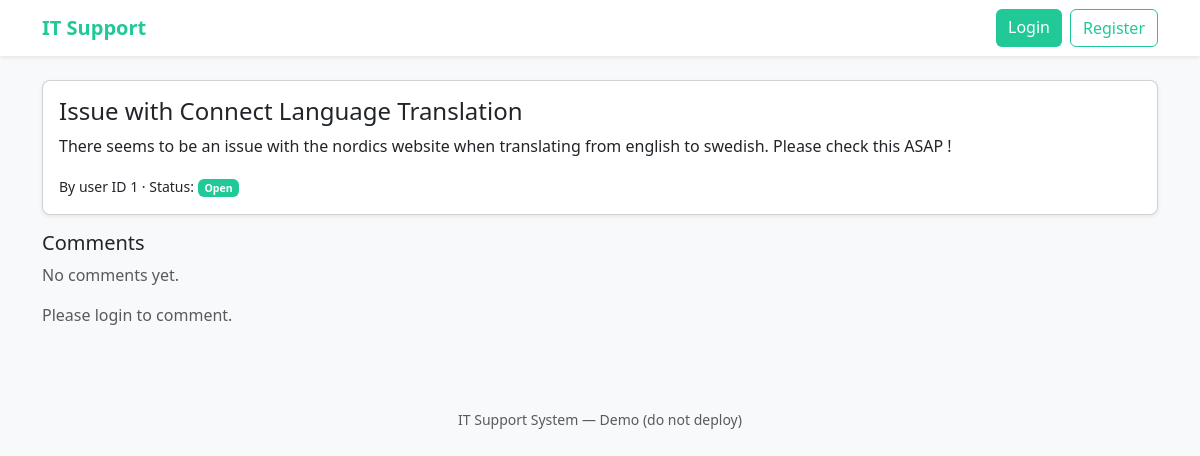
Before: /ticket/1 with the older database file.
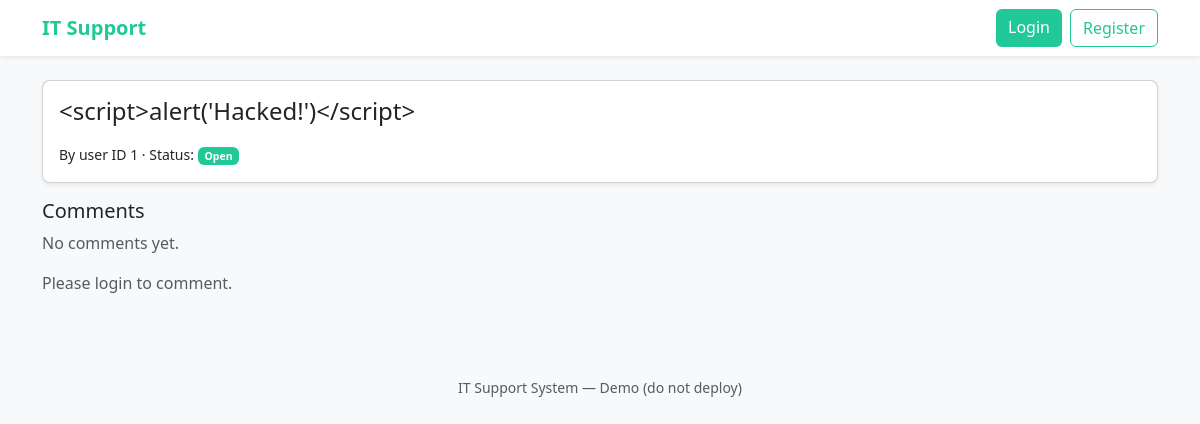
After: the same page with the newer database file.
### tables this page shows
CREATE TABLE tickets (
            id INTEGER PRIMARY KEY AUTOINCREMENT,
            title TEXT,
            description TEXT,
            creator INTEGER,
            status TEXT DEFAULT 'Open'
        );

### app.py (the view, shortened to what this page needs)
@app.route("/ticket/<int:ticket_id>", methods=["GET", "POST"])
def view_ticket(ticket_id):
    ticket = unsafe_exec(f"SELECT * FROM tickets WHERE id = {ticket_id}")
    if not ticket:
        return "Not Found", 404
    comments = unsafe_exec(f"SELECT * FROM comments WHERE ticket_id = {ticket_id}")
    return render_template("view_ticket.html", ticket=ticket[0], comments=comments)

### app.py (called while the page is built)
def get_conn():
    conn = getattr(g, "_conn", None)
    if conn is None:
        conn = sqlite3.connect(DB_PATH)
        conn.row_factory = sqlite3.Row
        g._conn = conn
    return conn

@app.teardown_appcontext
def close_conn(exc):
    conn = getattr(g, "_conn", None)
    if conn is not None:
        conn.close()

def unsafe_exec(sql):
    conn = get_conn()
    cur = conn.cursor()
    try:
        cur.execute(sql)
        if sql.strip().lower().startswith("select"):
            rows = cur.fetchall()
            conn.commit()
            return rows
        conn.commit()
        return None
    except Exception as e:
        print("SQL ERROR:", sql)
        print("Exception:", e)
        raise

### templates/view_ticket.html
{% extends "base.html" %}
{% block content %}
<div class="card shadow-sm mb-3">
  <div class="card-body">
    <h4 class="card-title">{{ ticket['title'] }}</h4>
    <p class="card-text">{{ ticket['description']|safe }}</p>
    <p class="mb-0"><small>By user ID {{ ticket['creator'] }} · Status: <span class="badge bg-teal">{{ ticket['status'] }}</span></small></p>
  </div>
</div>
<h5>Comments</h5>
{% for c in comments %}
  <div class="card mb-2">
    <div class="card-body">
      <p class="mb-1"><strong>{{ c['author'] }}</strong> says:</p>
      <p class="mb-0">{{ c['content']|safe }}</p>
    </div>
  </div>
{% else %}
  <p class="text-muted">No comments yet.</p>
{% endfor %}
{% if session.get('username') %}
  <div class="card mt-3 shadow-sm">
    <div class="card-body">
      <h5 class="mb-3">Add Comment</h5>
      <form method="post">
        <div class="mb-3">
          <textarea name="content" class="form-control" rows="3" required></textarea>
        </div>
        <button class="btn btn-teal">Post Comment</button>
      </form>
    </div>
  </div>
{% else %}
  <p class="text-muted mt-3">Please login to comment.</p>
{% endif %}
{% endblock %}

Changed rows visible on the page:
changed tickets "Open": title "Issue with Connect Language Translation" → "<script>alert('Hacked!')</script>"; description "There seems to be an issue with the nordics website when translating from english to swedish. Please check this ASAP !" → (not shown)
